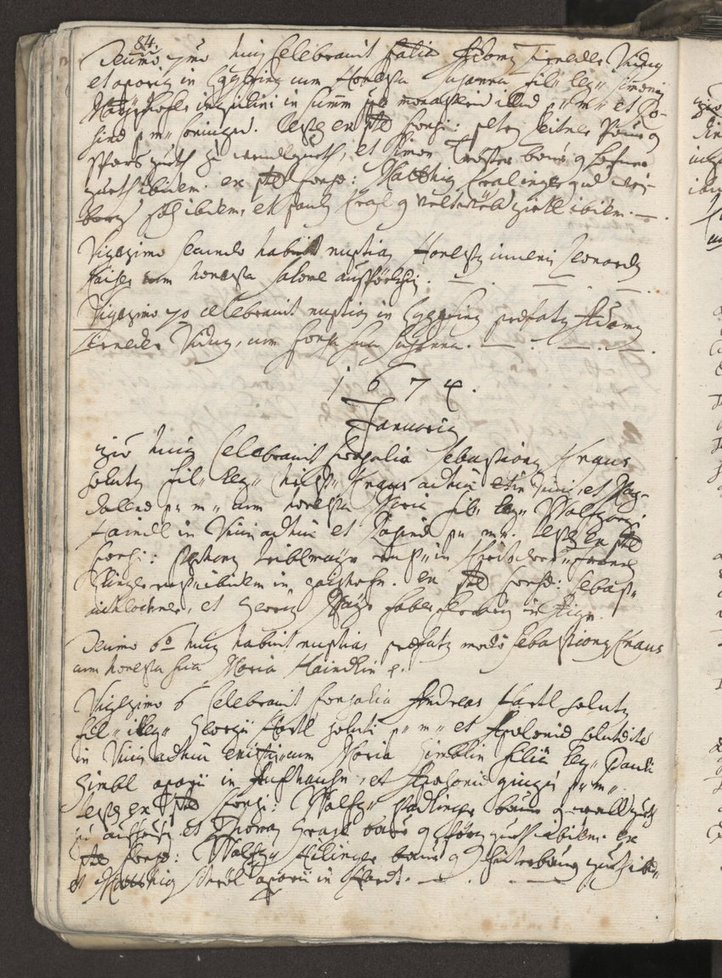
#> input picture ai-path/projects/image-to-black-white/data/image4.png, 722 x 978 px, shrunk from 850 x 1152 before the run
$ jupyter execute source1.ipynb
#> lines starting #> are read from the running program, lines starting #| are printed output that depends on the picture; after the words box and inside, x2 and y2 are one past the last pixel; in counts of white or black regions, pixels touching at a corner belong together
[cell 1]
import cv2
import os
from matplotlib import pyplot as plt

fileName = "data/image4.png"
# if not os.path.exists(fileName):
#     open(fileName, 'wb').write()

img = cv2.imread(fileName)
#> img is the input picture: shape (978, 722, 3); mean B, G, R 164.8, 180.3, 190.1
img = cv2.cvtColor(img, cv2.COLOR_BGR2GRAY)
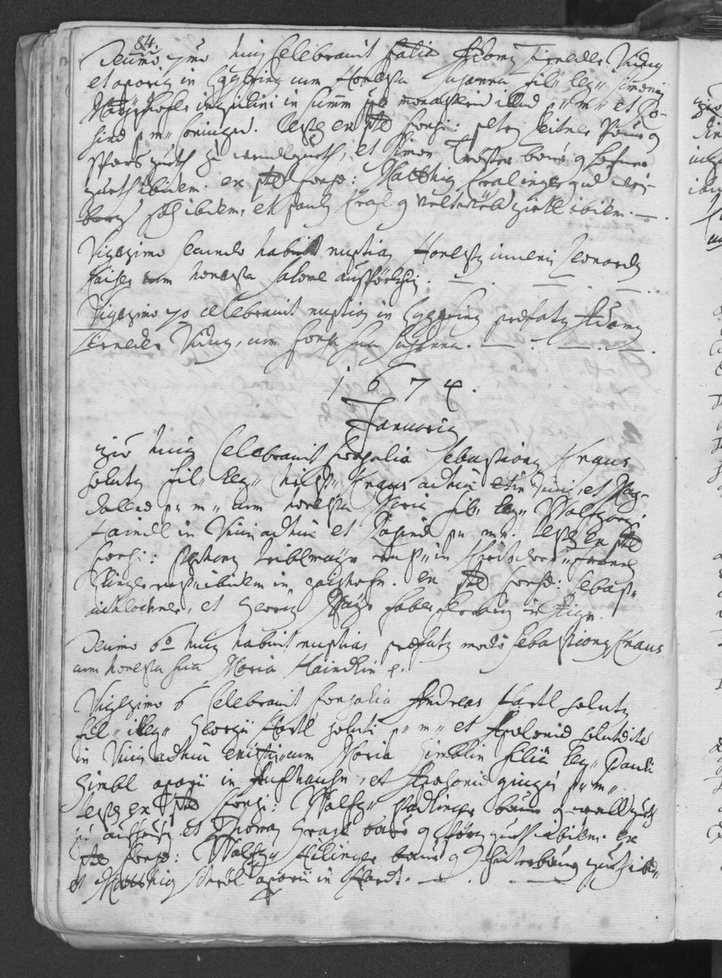
#> img: shape (978, 722); min 14, max 242, mean 181.5

# [8 lines of commented-out code are left out]

plt.axis('off')
plt.imshow(img, cmap=plt.get_cmap('gray'))

[cell 2]
histogram = cv2.calcHist([img], [0], None, [256], [0, 256])
#> histogram = 256 values, max 27888 at index 218, min 0 at index 0, mean 2758.3

plt.plot(histogram)
plt.show()
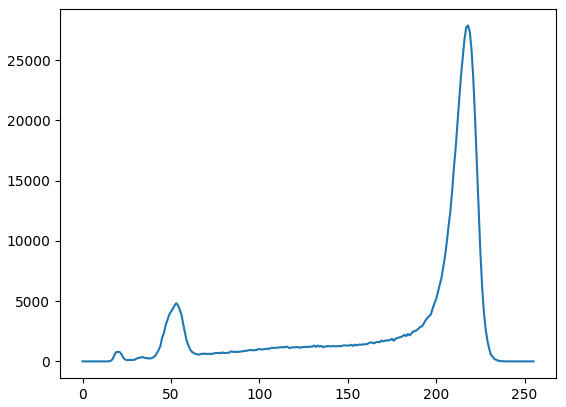
#> figure drawn by matplotlib, 1 panel; curve peaks at x = 218, y = 27888

$ run again, with ai-path/projects/image-to-black-white/data/image6.png copied over ai-path/projects/image-to-black-white/data/image4.png
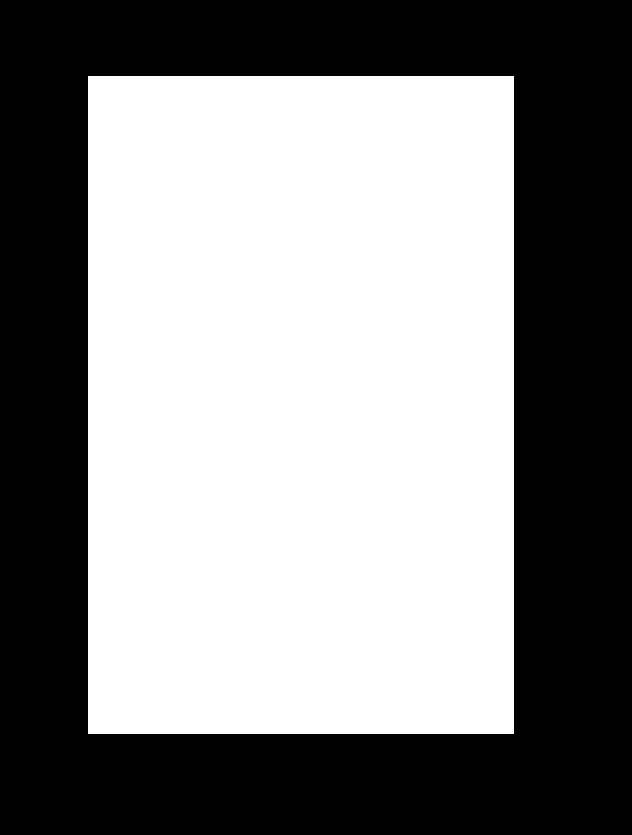
#> input picture ai-path/projects/image-to-black-white/data/image6.png, 632 x 835 px
#> img is the input picture: shape (835, 632, 3); 53.1% white; 1 black region, box (x1, y1, x2, y2) and area: (0, 0, 632, 835) 247412
#> histogram = 256 values, max 280308 at index 255, min 0 at index 1, mean 2061.4
#> `plt.show()`:
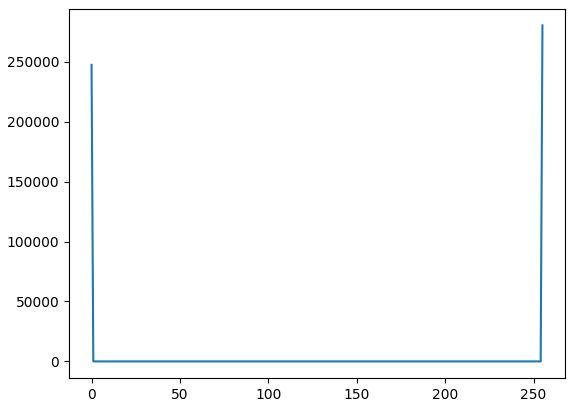
#> figure drawn by matplotlib, 1 panel; curve peaks at x = 255, y = 280308

$ run again, with ai-path/projects/image-to-black-white/data/image1.jpeg saved as ai-path/projects/image-to-black-white/data/image4.png
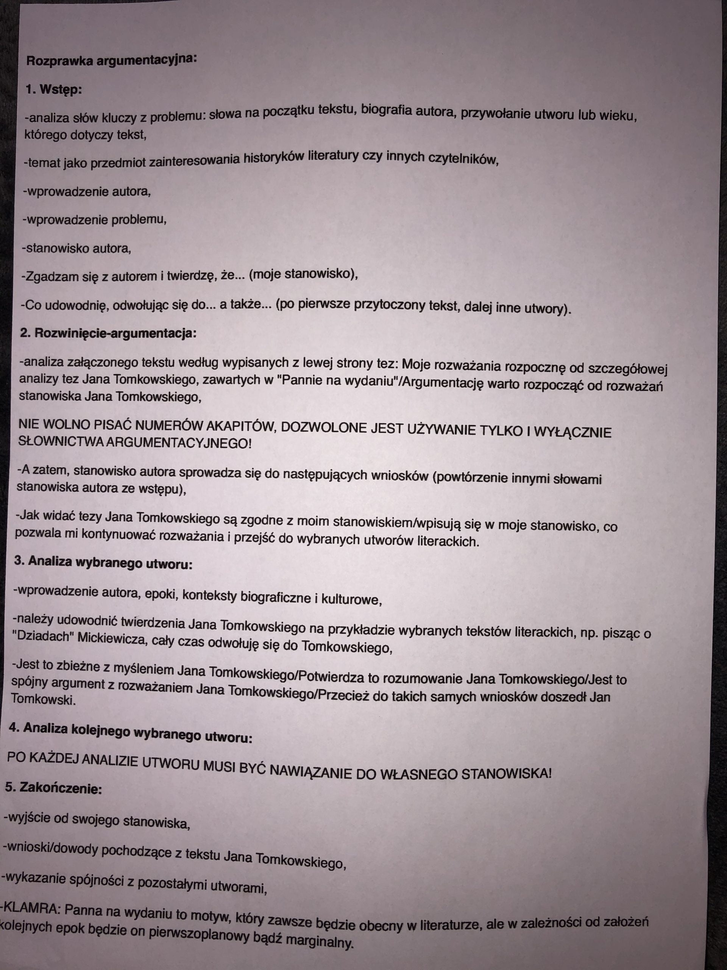
#> input picture ai-path/projects/image-to-black-white/data/image1.jpeg, 727 x 970 px, shrunk from 1920 x 2560 before the run
#> img is the input picture: shape (970, 727, 3); mean B, G, R 151, 146.2, 158.6
#> img: shape (970, 727)
#> histogram = 256 values, max 7527 at index 174, min 2 at index 254, mean 2754.6
#> `plt.show()`:
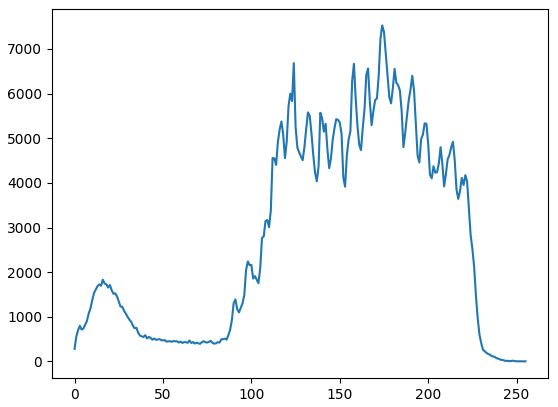
#> figure drawn by matplotlib, 1 panel; curve peaks at x = 174, y = 7527

$ run again, with ai-path/projects/image-to-black-white/data/image2.jpg saved as ai-path/projects/image-to-black-white/data/image4.png
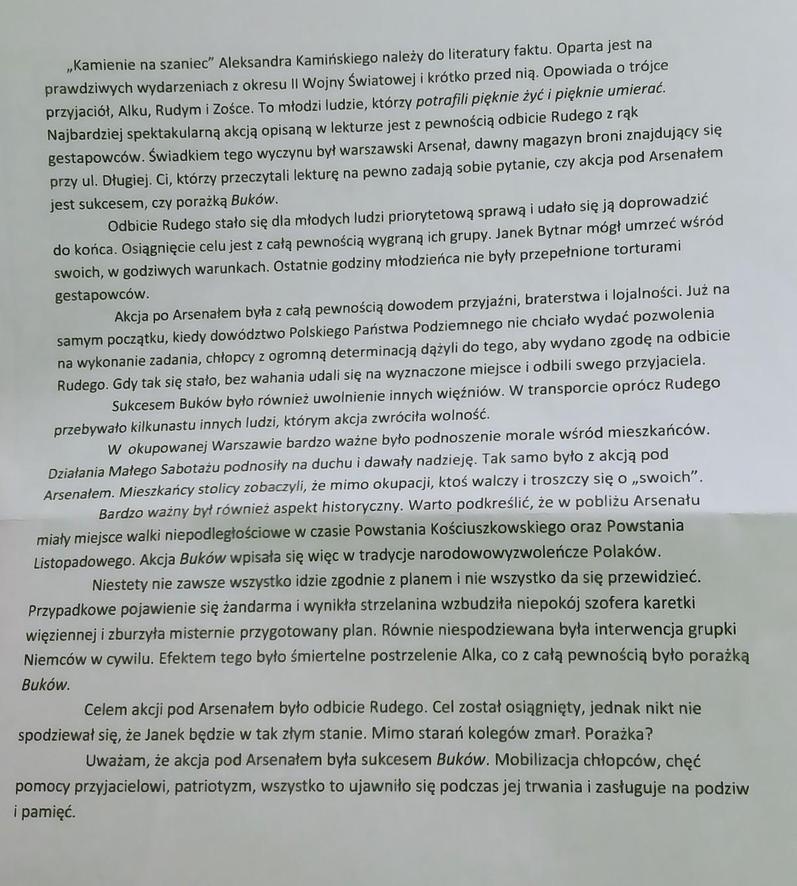
#> input picture ai-path/projects/image-to-black-white/data/image2.jpg, 797 x 886 px, shrunk from 1208 x 1343 before the run
#> img is the input picture: shape (886, 797, 3); mean B, G, R 169.3, 170.9, 166.4
#> img: shape (886, 797)
#> histogram = 256 values, max 32903 at index 170, min 0 at index 1, mean 2758.4
#> `plt.show()`:
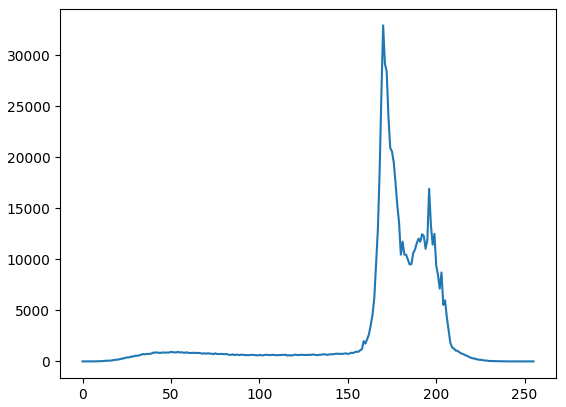
#> figure drawn by matplotlib, 1 panel; curve peaks at x = 170, y = 32903
